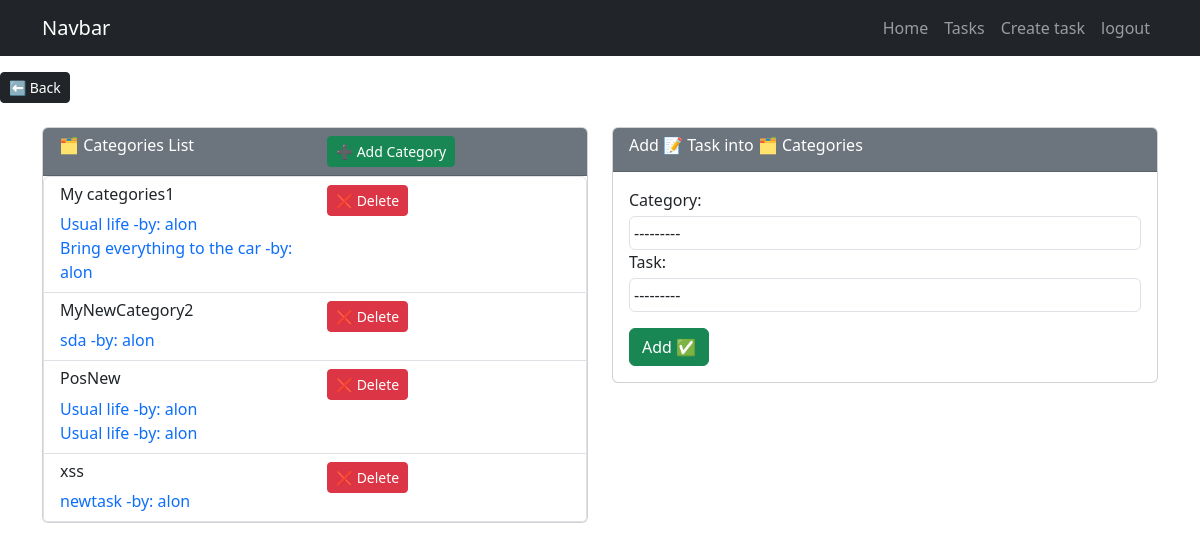
/tasks/categories/ (signed in), run on an earlier commit of the app's database.
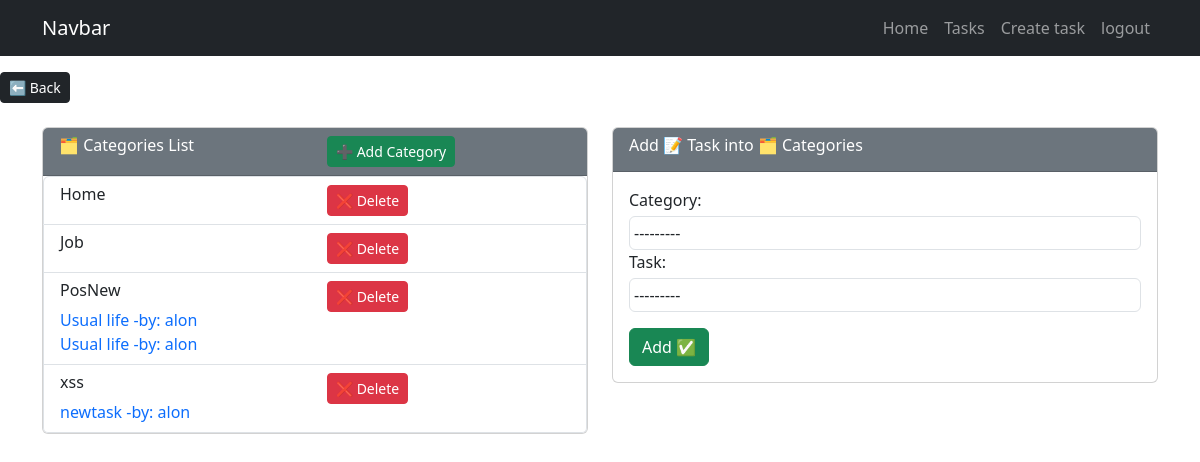
And on a later commit of the database.
### tasks/models.py (models this page shows, shortened)
class CategoryTest(models.Model):
    Name = models.CharField(max_length=100)
    userName = models.ForeignKey(User, on_delete=models.CASCADE)
    def __str__(self):
        return self.Name

class CategoryTestTask(models.Model):
    category = models.ForeignKey(CategoryTest, on_delete=models.CASCADE) # data for category which also contains the user data
    task = models.ForeignKey(Task, on_delete=models.CASCADE)   # task will be used to be stored by category

class Task(models.Model):
    title = models.CharField(max_length=100)
    description = models.TextField(blank=True)
    created = models.DateTimeField(auto_now_add=True)
    datecompleted = models.DateTimeField(null=True, blank=True)
    important = models.BooleanField(default= False)
    user = models.ForeignKey(User, on_delete=models.CASCADE)
    filetask = models.FileField(upload_to= user_directory_path, null=True, blank=True)
    def __str__(self):
        return self.title + " -by: " + self.user.username

### tasks/views.py (the view, shortened to what this page needs)
# urls.py: path('tasks/categories/',views.category, name="categories"),
@login_required
def category(request):
    if request.method == 'GET':
        cateform = CateTaskForm()
        cateform.filtx(request.user)
        cate = CategoryTest.objects.filter(userName=request.user).order_by('Name')
        taskcate = []
        for x in cate:
            xcate = CategoryTestTask.objects.filter(category=x)
            taskcate.append(xcate)
        return render(request, 'category.html',
        {'cate': cate, 'task': taskcate , 'form':cateform })

### tasks/forms.py
class CateTaskForm(forms.ModelForm):
    class Meta:
        model = CategoryTestTask
        fields = ['category','task']
        widgets = {
            'category': forms.Select(attrs={'class': 'form-control p-1 mt-1'}),
            'task': forms.Select(attrs={'class': 'form-control p-1 mt-1'}),
        }
    def filtx(self, user=None, **kwargs):
        self.fields['category'].queryset = CategoryTest.objects.filter(userName=user)
        self.fields['task'].queryset = Task.objects.filter(user=user)

### tasks/templates/category.html (shortened to what this page needs)
{% extends 'base.html' %}
{% block content%}
<button class="btn btn-dark btn-sm text-white mt-3">
    <a class="text-decoration-none py-1 text-white" href="{% url 'usertask' %}"> ⬅ Back</a>
</button>
<main class="container ">
    <div class="row">
        <div class="col-md-6 py-4">
            <div class="card">
                <div class="card-header bg-secondary text-white">
                    <div class="row">
                        <div class="col">
                            <h6> 🗂️ Categories List</h6>
                        </div>
                        <div class="col">
                            <button class="btn btn-success btn-sm">
                                <a class="text-decoration-none text-white" href="{% url 'createcate' %}">➕ Add Category</a>
                            </button>
                        </div>
                    </div>
                </div>
                <ul class="list-group">
                    {% for cat in cate %}
                    <li class="list-group-item">
                        <div class="row">
                            <div class="col">
                                <h6>{{ cat.Name }}</h6>
                                <div class="row">
                                {% for ltask in task %}
                                    {% for name in ltask %}
                                        {% if cat.Name == name.category.Name %}
                                        <div class="col-12">
                                            <a class="text-decoration-none" href="{% url 'taskDetail' name.task.id %}">{{ name.task }}</a>
                                        </div>
                                        {% endif %}
                                    {% endfor %}
                                {% endfor %}
                                </div>
                            </div>
                            <div class="col">
                                <form action="{% url 'deleteCategory' cat.id %}" method="POST">
                                    <button class="btn btn-danger btn-sm">
                                        <a class="text-decoration-none text-white">❌ Delete </a>
                                    </button>
                                </form>
                            </div>
                        </div>
                    </li>
                    {%endfor%}
                </ul>
            </div>
        </div>
        <div class="col-md-6 py-4">
            <div class="card">
                <div class="card-header bg-secondary text-white">
                    <div class="row">
                        <div class="col">
                            <h6> Add 📝 Task into 🗂️ Categories</h6>
                        </div>
                    </div>
                </div>
                <div class="card-body">
                    <form method="POST">
                        {{form}}
                        <button class="btn btn-success mt-3"> Add ✅</button>
                    </form>
                </div>
            </div>
        </div>
    </div>
</main>
{% endblock %}

### tasks/templates/base.html (shortened to what this page needs)
<!DOCTYPE html>
<html>
    <head>
        <link href="https://cdn.jsdelivr.net/npm/bootstrap@5.3.0/dist/css/bootstrap.min.css" rel="stylesheet">
    </head>
    <body>
        <nav class="navbar navbar-expand-lg bg-dark navbar-dark">
            <div class="container">
              <a class="navbar-brand" href="/">Navbar</a>
              <div class="collapse navbar-collapse" id="navbarNav">
                <ul class="navbar-nav ms-auto">
                    <li class="nav-item">
                        <a class="nav-link" href="/">Home</a>
                    </li>
                    {% if user.is_authenticated %}
                    <li class="nav-item">
                        <a class="nav-link" href="{% url 'usertask' %}">Tasks</a>
                    </li>
                    <li class="nav-item">
                        <a class="nav-link" href="{% url 'createTask' %}">Create task</a>
                    </li>
                    <li class="nav-item">
                        <a class="nav-link" href="/logout">logout</a>
                    </li>
                    {%  endif %}
                </ul>
              </div>
            </div>
        </nav>
        {% block content %}
        {% endblock %}
    </body>
</html>

What changed in the data, as far as the page shows it:
removed CategoryTest: Name "My categories1"
removed CategoryTestTask: task "Usual life -by: alon"
removed CategoryTestTask: task "Bring everything to the car -by: alon"
removed CategoryTest: Name "MyNewCategory2"
removed CategoryTestTask: task "sda -by: alon"
added CategoryTest: Name "Home"
added CategoryTest: Name "Job"
